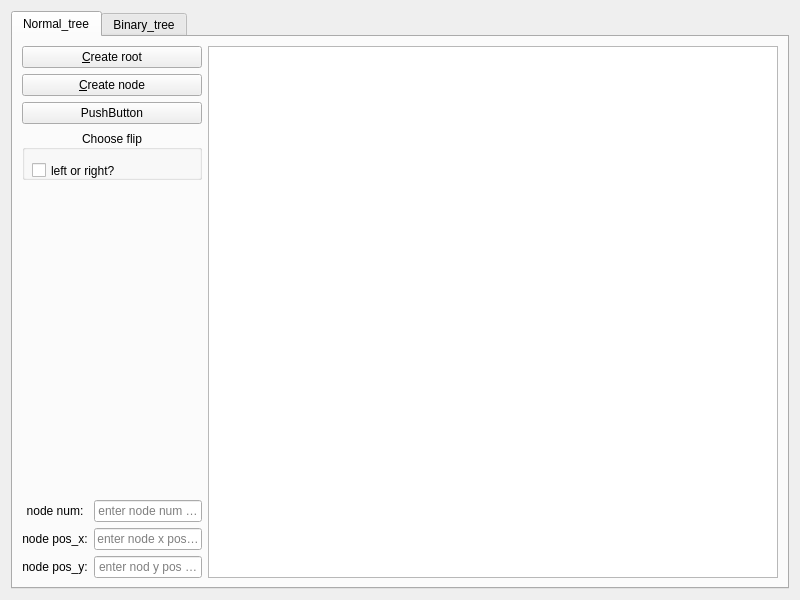
<?xml version="1.0" encoding="UTF-8"?>
<ui version="4.0">
 <class>Widget</class>
 <widget class="QWidget" name="Widget">
  <property name="geometry">
   <rect>
    <x>0</x>
    <y>0</y>
    <width>800</width>
    <height>600</height>
   </rect>
  </property>
  <property name="windowTitle">
   <string>Widget</string>
  </property>
  <layout class="QGridLayout" name="gridLayout">
   <item row="0" column="0">
    <widget class="QTabWidget" name="tabWidget">
     <property name="currentIndex">
      <number>0</number>
     </property>
     <widget class="QWidget" name="tab">
      <attribute name="title">
       <string>Normal_tree</string>
      </attribute>
      <layout class="QGridLayout" name="gridLayout_2">
       <item row="0" column="0">
        <layout class="QVBoxLayout" name="verticalLayout_2">
         <item>
          <layout class="QVBoxLayout" name="verticalLayout">
           <item>
            <widget class="QPushButton" name="pushButton">
             <property name="maximumSize">
              <size>
               <width>200</width>
               <height>16777215</height>
              </size>
             </property>
             <property name="text">
              <string>&amp;Create root</string>
             </property>
            </widget>
           </item>
           <item>
            <widget class="QPushButton" name="pushButton_2">
             <property name="maximumSize">
              <size>
               <width>200</width>
               <height>16777215</height>
              </size>
             </property>
             <property name="text">
              <string>&amp;Create node</string>
             </property>
            </widget>
           </item>
           <item>
            <widget class="QPushButton" name="pushButton_3">
             <property name="maximumSize">
              <size>
               <width>200</width>
               <height>16777215</height>
              </size>
             </property>
             <property name="text">
              <string>PushButton</string>
             </property>
            </widget>
           </item>
          </layout>
         </item>
         <item>
          <widget class="QGroupBox" name="groupBox">
           <property name="sizePolicy">
            <sizepolicy hsizetype="Preferred" vsizetype="Preferred">
             <horstretch>0</horstretch>
             <verstretch>0</verstretch>
            </sizepolicy>
           </property>
           <property name="minimumSize">
            <size>
             <width>0</width>
             <height>50</height>
            </size>
           </property>
           <property name="title">
            <string>Choose flip</string>
           </property>
           <property name="alignment">
            <set>Qt::AlignCenter</set>
           </property>
           <widget class="QCheckBox" name="checkBox">
            <property name="geometry">
             <rect>
              <x>10</x>
              <y>20</y>
              <width>181</width>
              <height>41</height>
             </rect>
            </property>
            <property name="text">
             <string>left or right?</string>
            </property>
           </widget>
          </widget>
         </item>
         <item>
          <spacer name="verticalSpacer">
           <property name="orientation">
            <enum>Qt::Vertical</enum>
           </property>
           <property name="sizeHint" stdset="0">
            <size>
             <width>20</width>
             <height>40</height>
            </size>
           </property>
          </spacer>
         </item>
         <item>
          <layout class="QHBoxLayout" name="horizontalLayout">
           <item>
            <widget class="QLabel" name="label">
             <property name="sizePolicy">
              <sizepolicy hsizetype="Fixed" vsizetype="Fixed">
               <horstretch>0</horstretch>
               <verstretch>0</verstretch>
              </sizepolicy>
             </property>
             <property name="maximumSize">
              <size>
               <width>100</width>
               <height>16777215</height>
              </size>
             </property>
             <property name="text">
              <string>node num:</string>
             </property>
             <property name="alignment">
              <set>Qt::AlignCenter</set>
             </property>
            </widget>
           </item>
           <item>
            <widget class="QLineEdit" name="lineEdit_num">
             <property name="sizePolicy">
              <sizepolicy hsizetype="Fixed" vsizetype="Fixed">
               <horstretch>0</horstretch>
               <verstretch>0</verstretch>
              </sizepolicy>
             </property>
             <property name="maximumSize">
              <size>
               <width>200</width>
               <height>16777215</height>
              </size>
             </property>
             <property name="alignment">
              <set>Qt::AlignCenter</set>
             </property>
             <property name="placeholderText">
              <string>enter node num pls!</string>
             </property>
            </widget>
           </item>
          </layout>
         </item>
         <item>
          <layout class="QHBoxLayout" name="horizontalLayout_3">
           <item>
            <widget class="QLabel" name="label_3">
             <property name="sizePolicy">
              <sizepolicy hsizetype="Fixed" vsizetype="Fixed">
               <horstretch>0</horstretch>
               <verstretch>0</verstretch>
              </sizepolicy>
             </property>
             <property name="maximumSize">
              <size>
               <width>100</width>
               <height>16777215</height>
              </size>
             </property>
             <property name="text">
              <string>node pos_x:</string>
             </property>
             <property name="alignment">
              <set>Qt::AlignCenter</set>
             </property>
            </widget>
           </item>
           <item>
            <widget class="QLineEdit" name="lineEdit_posx">
             <property name="sizePolicy">
              <sizepolicy hsizetype="Fixed" vsizetype="Fixed">
               <horstretch>0</horstretch>
               <verstretch>0</verstretch>
              </sizepolicy>
             </property>
             <property name="maximumSize">
              <size>
               <width>200</width>
               <height>16777215</height>
              </size>
             </property>
             <property name="alignment">
              <set>Qt::AlignCenter</set>
             </property>
             <property name="placeholderText">
              <string>enter node x pos pls!</string>
             </property>
            </widget>
           </item>
          </layout>
         </item>
         <item>
          <layout class="QHBoxLayout" name="horizontalLayout_2">
           <item>
            <widget class="QLabel" name="label_2">
             <property name="sizePolicy">
              <sizepolicy hsizetype="Preferred" vsizetype="Fixed">
               <horstretch>0</horstretch>
               <verstretch>0</verstretch>
              </sizepolicy>
             </property>
             <property name="text">
              <string>node pos_y:</string>
             </property>
             <property name="alignment">
              <set>Qt::AlignCenter</set>
             </property>
            </widget>
           </item>
           <item>
            <widget class="QLineEdit" name="lineEdit_posy">
             <property name="sizePolicy">
              <sizepolicy hsizetype="Fixed" vsizetype="Fixed">
               <horstretch>0</horstretch>
               <verstretch>0</verstretch>
              </sizepolicy>
             </property>
             <property name="maximumSize">
              <size>
               <width>200</width>
               <height>16777215</height>
              </size>
             </property>
             <property name="alignment">
              <set>Qt::AlignCenter</set>
             </property>
             <property name="placeholderText">
              <string>enter nod y pos pls!</string>
             </property>
            </widget>
           </item>
          </layout>
         </item>
        </layout>
       </item>
       <item row="0" column="1">
        <widget class="QGraphicsView" name="graphicsView"/>
       </item>
      </layout>
     </widget>
     <widget class="QWidget" name="tab_2">
      <attribute name="title">
       <string>Binary_tree</string>
      </attribute>
     </widget>
    </widget>
   </item>
  </layout>
 </widget>
 <resources/>
 <connections/>
</ui>
